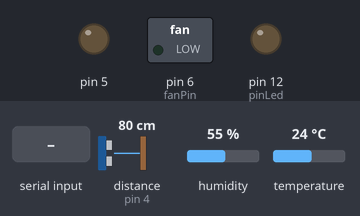
Simulated run of this sketch. Board: Arduino Uno, built with avr-gcc and run on an emulated ATmega328P. Parts: switched loads named in the sketch (green lamp = pin HIGH), output pins drawn as LEDs (lit = HIGH). The inputs (shaded band) are chosen by the test bench; at power-on: distance to the obstacle (sensor on pin 4) 80 cm, humidity 55 %, temperature 24 °C. The echo pulse lasts 58.3 µs per cm; what the sketch prints to the serial monitor is not drawn.

Above: at 1.2 s.
1.3 s: "led1" received over the second serial link
At 1.8 s:
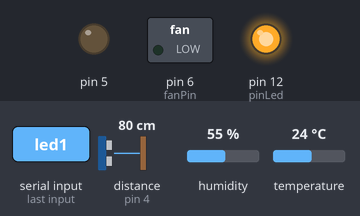
2.8 s: "fan" received over the second serial link
At 3.3 s:
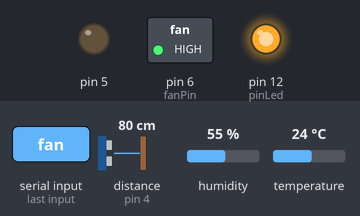
4.3 s: "allon" received over the second serial link
At 5.5 s:
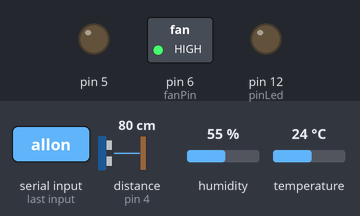
5.8 s: "alloff" received over the second serial link
At 7.1 s:
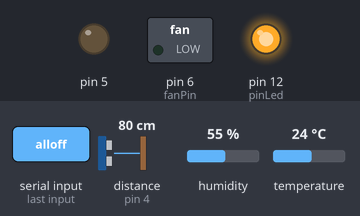
Timing chart, 0 to 8.3 s (numbered marks = the images above; inputs shaded):
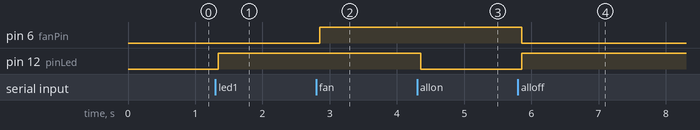

The sketch:

home-automation.ino
```cpp
#include <LiquidCrystal.h>
#include <SoftwareSerial.h>
#include <dht.h>
#include <Ultrasonic.h>

#define TRIGGER_PIN  3  // Arduino pin tied to trigger pin on the ultrasonic sensor.
#define ECHO_PIN     4  // Arduino pin tied to echo pin on the ultrasonic sensor.
#define MAX_DISTANCE 200 // Maximum distance we want to ping for (in centimeters). Maximum sensor distance is rated at 400-500cm.

/* ==========================
    Author: Andersondev
    E-mail: contatoahenrique@gmail.com
    Version: 2.0
   ==========================
*/

//Object Instance
dht dhtHandler;
SoftwareSerial bluetooth(10, 11);

Ultrasonic ultrasonic(TRIGGER_PIN, ECHO_PIN);
const int pinLed = 12;
const int pinPir = 8;
const int dhtPin = 9;
const int fanPin = 6;

int temperatura = 0x00,
    umidade = 0x00;

String command;
int type = 0;
int quantidadeCaixa = 0 ;
int newDay = 1;

/* LIQUID CRYSTAL - LCD*/

int efeito = 2;

void setup() {
  // put your setup code here, to run once:
  pinMode(5, OUTPUT);
  bluetooth.begin(9600);
  Serial.begin(9600);
  //pinMode(pinPir, INPUT);
  pinMode(pinLed, OUTPUT);
  pinMode(fanPin, OUTPUT);
}

void loop() {
  // put your main code here, to run repeatedly:
  //char numero;
  //numero = Serial.read();
  command = "";
  float cmMsec, inMsec;
  long microsec = ultrasonic.timing();

  cmMsec = ultrasonic.convert(microsec, Ultrasonic::CM);
  inMsec = ultrasonic.convert(microsec, Ultrasonic::IN);
  dhtHandler.read11(dhtPin);

  temperatura = dhtHandler.temperature;
  umidade = dhtHandler.humidity;

    while (bluetooth.available()) {
      char caracter = bluetooth.read();
      command += caracter;
      delay(10);
    }

    if(command.indexOf("temperature") >= 0){
      type = 1;
    }

    if(command.indexOf("cmds") >= 0){
      type = 0;
    }

    if(command.indexOf("caixa") >= 0){
      type = 2;
    }


    if(type == 0){
      if (command.indexOf("led1") >= 0) {
        digitalWrite(pinLed, !digitalRead(pinLed));
      }
      if (command.indexOf("fan") >= 0) {
        digitalWrite(fanPin, !digitalRead(fanPin));
      }
       if(command.indexOf("alloff") >= 0){
        digitalWrite(pinLed, HIGH);
        digitalWrite(fanPin, LOW);
       }
       if(command.indexOf("allon") >= 0){
          digitalWrite(pinLed, LOW);
          digitalWrite(fanPin, HIGH);
       }
    }
    if(type == 1){
      bluetooth.println("{");
      bluetooth.print(temperatura);
      bluetooth.println(" ºC");
      bluetooth.println("}");
    }
    if(type == 2){
      bluetooth.println("{");
      bluetooth.print((int)cmMsec);
      bluetooth.println(" %");
      bluetooth.println("}");
     delay(1000);
     }
 Serial.println((int)cmMsec);

}
```

Measured:
- after the input at 1.3 s, pin 12 (pinLed): LOW → HIGH at once
- after the input at 2.8 s, pin 6 (fanPin): LOW → HIGH after 0.05 s
- after the input at 4.3 s, pin 12 (pinLed): HIGH → LOW after 0.05 s
- after the input at 5.8 s, pin 6 (fanPin): HIGH → LOW after 0.06 s; pin 12 (pinLed): LOW → HIGH after 0.06 s
